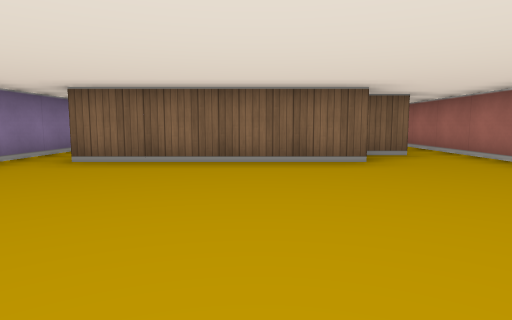
View 1 (above)

17 first-person views from a walk through a cub3D ray-caster map. The camera is about half as high as the walls, tilts 6° down and sees 75° across. The floor is counted in squares. Each view is taken from the middle of a square. On the plan, view 1 faces up. The plan holds only what a view shows up to about 9 squares ahead; the rest is blank.

View 2
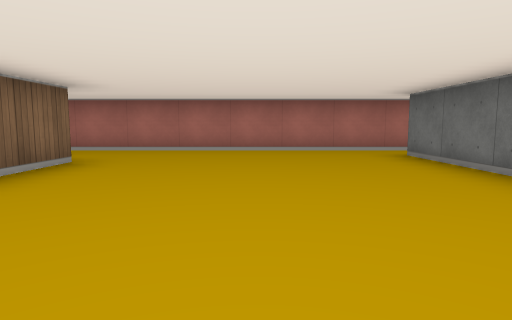

View 3
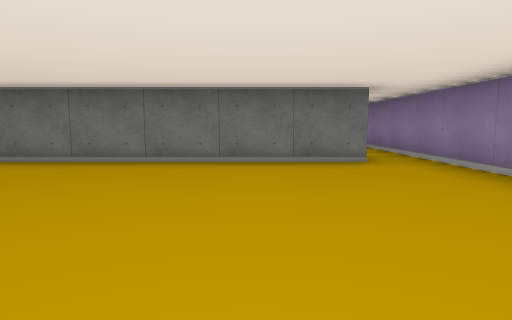

View 4
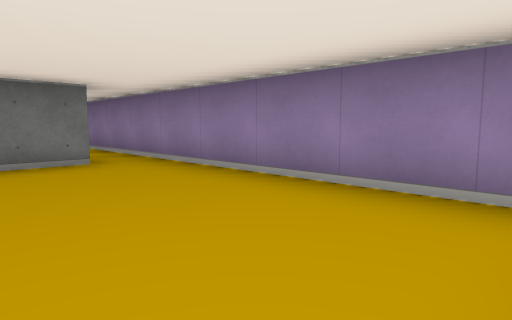

View 5
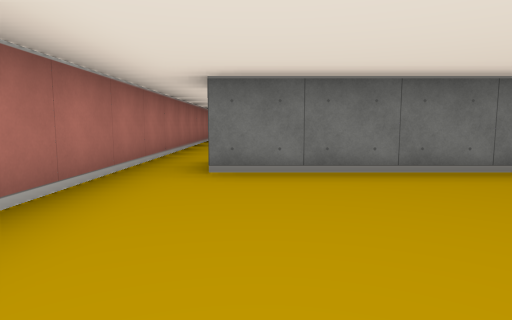

View 6
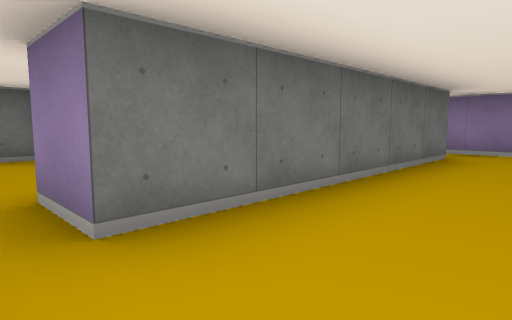

View 7
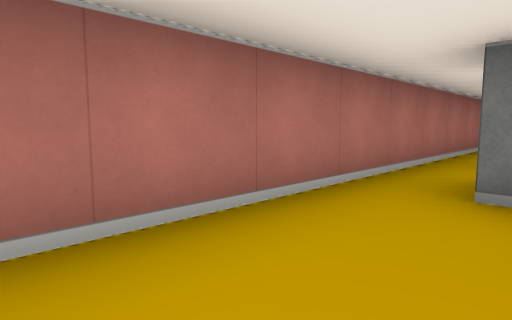

View 8
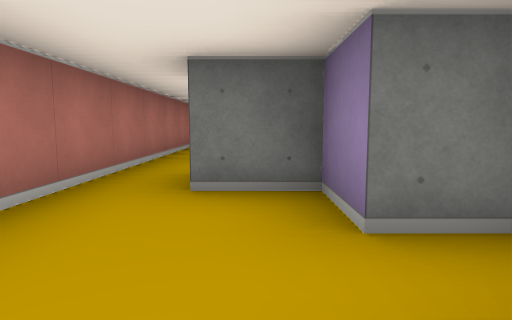

View 9
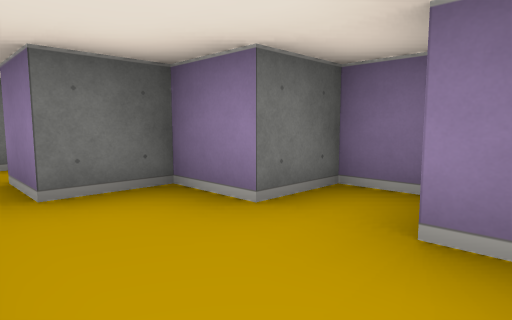

View 10
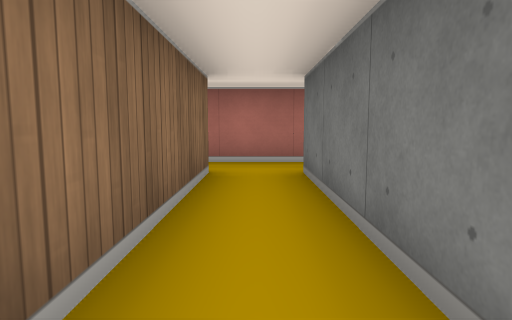

View 11
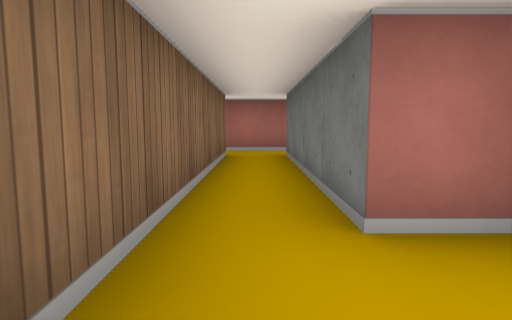

View 12
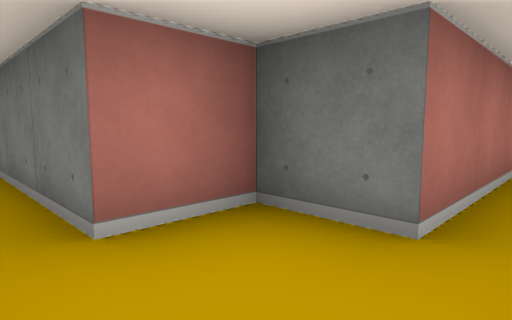

View 13
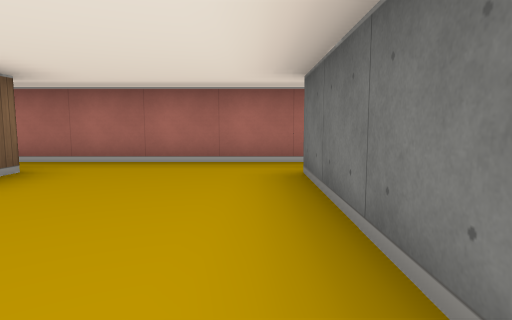

View 14
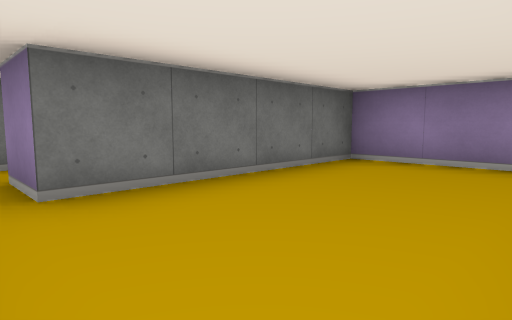

View 15
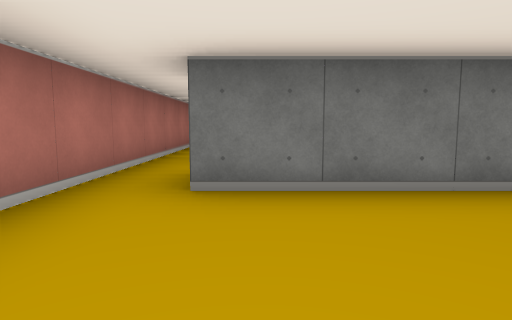

View 16
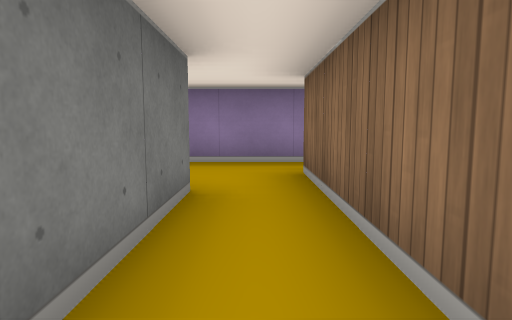

View 17
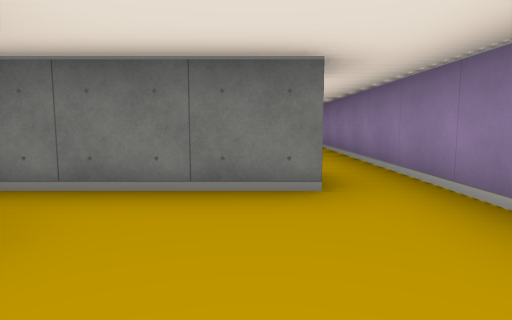

### Floor plan
Points are (right, up) in squares from view 1. A wall is a line through its corners. A room is listed if a view was taken in it or the views show most of it. See-through windows are left out.
Room 1 (views 1, 2, 3, 4, 5, 6)
walls: (1.6, 4.5) (-2.5, 4.5); (-2.6, -0.5) (2.5, -0.5) (2.5, -1.5); (2.6, 5.5) (1.8, 5.5); (-3.5, 5.4) (-3.5, -1.5); (3.5, -1.6) (3.5, 5.6)
ways out: opening at (3, -2) to room 2; opening at (-3, -1) to room 6; opening at (-3, 5); opening at (3, 6)
Room 2 (views 7, 8, 9)
walls: (0.5, -2.8) (0.5, -3.5) (1.5, -3.5) (1.5, -4.5) (2.5, -4.5) (2.5, -5.5); (3.5, -5.6) (3.5, -1.6)
ways out: opening at (3, -2) to room 1; opening at (3, -5) to room 3
Room 3 (views 10, 16)
walls: (2.5, -5.5) (-2.5, -5.5); (-1.5, -6.5) (2.5, -6.5); (3.5, -7.6) (3.5, -5.6); (-2.5, -7.5) (-1.5, -7.5)
ways out: opening at (3, -5) to room 2; opening at (-2, -6) to room 4; opening at (3, -7) to room 5
Room 4 (views 11, 12)
walls: (-1.5, -7.5) (-1.5, -6.5); (-2.5, -9.9) (-2.5, -7.5); (-3.5, -5.5) (-3.5, -9.5)
ways out: opening at (-2, -6) to room 3; opening at (-3, -5) to room 6
Room 5 (views 13, 14, 15)
walls: (-1.5, -8.5) (-1.5, -10.5) (2.5, -10.5); (3.5, -10.5) (3.5, -7.6)
ways out: opening at (3, -7) to room 3; opening at (3, -11)
Room 6 (view 17)
walls: (-2.6, -4.5) (0, -4.5); (-3.5, -1.5) (-3.5, -5.5)
ways out: opening at (-3, -1) to room 1; opening at (-3, -5) to room 4

Positions as (right, up) in squares from view 1, and headings:
1: (0, 0), facing up
2: (-3, 2), facing right
3: (-1, 4), facing down
4: (-1, 4), facing down-left
5: (2, 3), facing down
6: (3, 1), facing down-left
7: (2, -2), facing down-right
8: (2, -2), facing down
9: (3, -2), facing down-left
10: (-1, -6), facing right
11: (-3, -6), facing right
12: (-3, -6), facing down-right
13: (-1, -10), facing right
14: (3, -8), facing down-left
15: (2, -8), facing down
16: (1, -6), facing left
17: (-2, -2), facing down
